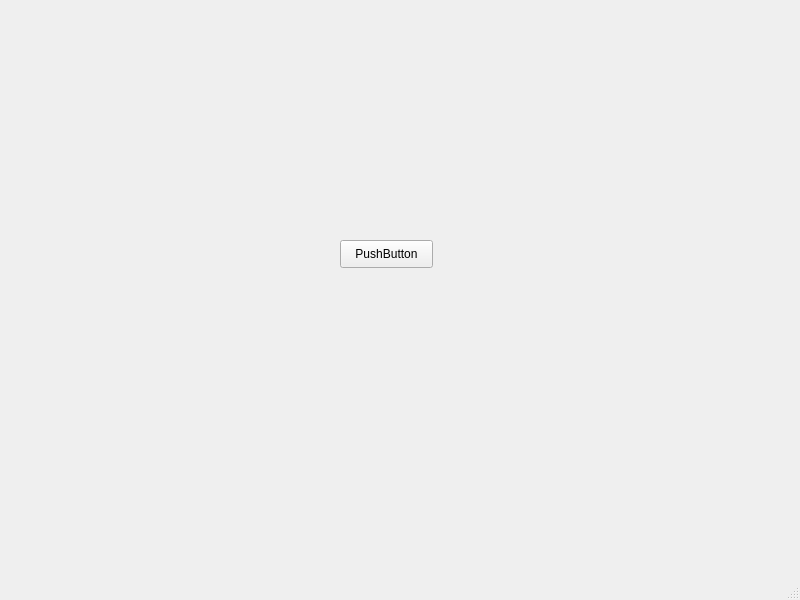
<?xml version="1.0" encoding="UTF-8"?>
<ui version="4.0">
    <class>MainWindow</class>
    <widget class="QMainWindow" name="MainWindow">
        <property name="geometry">
            <rect>
                <x>0</x>
                <y>0</y>
                <width>800</width>
                <height>600</height>
            </rect>
        </property>
        <property name="windowTitle">
            <string>MainWindow</string>
        </property>
        <widget class="QWidget" name="centralwidget">
            <widget class="QPushButton" name="pushButton">
                <property name="geometry">
                    <rect>
                        <x>340</x>
                        <y>240</y>
                        <width>93</width>
                        <height>28</height>
                    </rect>
                </property>
                <property name="text">
                    <string>PushButton</string>
                </property>
            </widget>
        </widget>
        <widget class="QMenuBar" name="menubar">
            <property name="geometry">
                <rect>
                    <x>0</x>
                    <y>0</y>
                    <width>800</width>
                    <height>26</height>
                </rect>
            </property>
        </widget>
        <widget class="QStatusBar" name="statusbar"/>
    </widget>
    <resources/>
    <connections/>
</ui>
